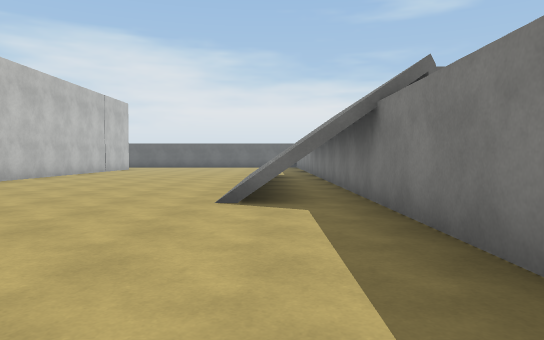
[1] (above)

24 first-person views from a walk through a 3-D level made in the Unity game engine. The camera is 1.2 m above the floor, tilts 2° down and sees 70° across. The floor is counted in squares, 2 m on a side. Each view is taken from the middle of a square. On the plan, view 1 faces up. The plan holds only what a view shows up to about 11 squares ahead; the rest is blank. The place goes on beyond the plan. The player is left out. Surface patterns are stand-ins for the level's own textures.

[2]
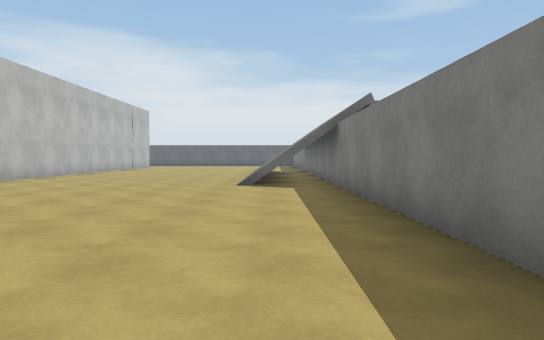

[3]
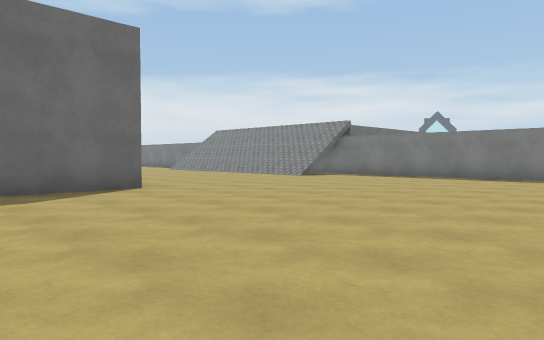

[4]
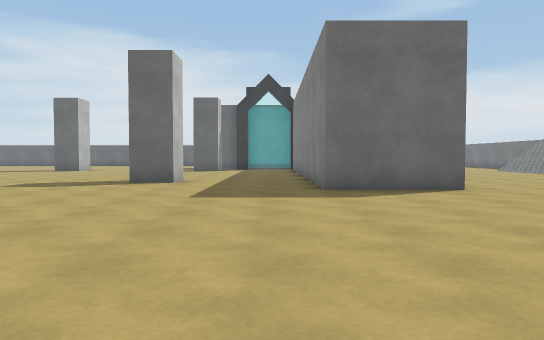

[5]
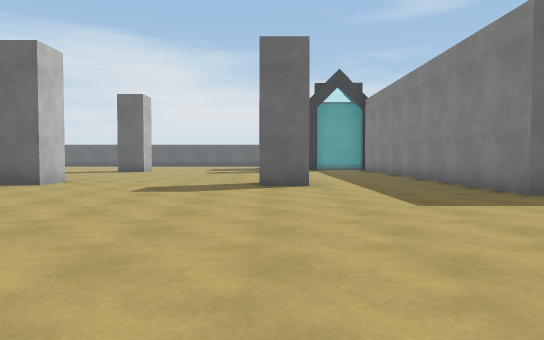

[6]
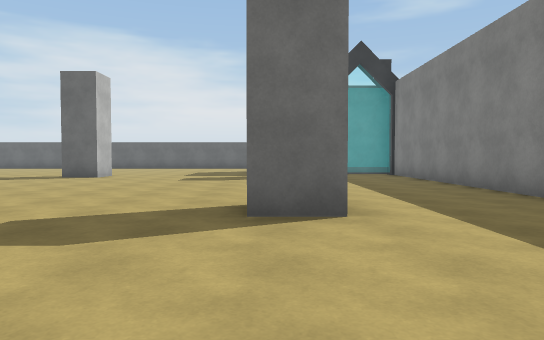

[7]
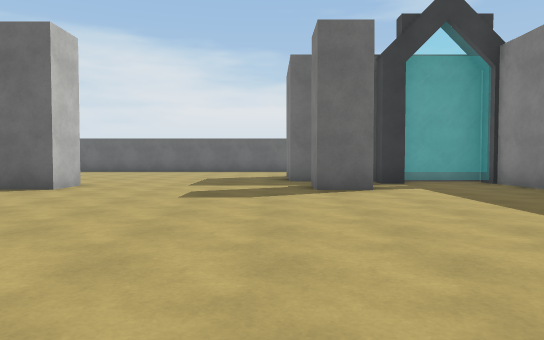

[8]
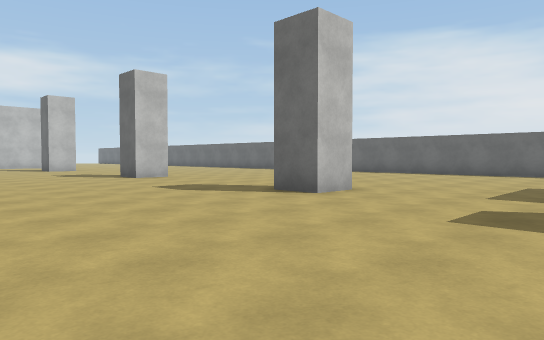

[9]
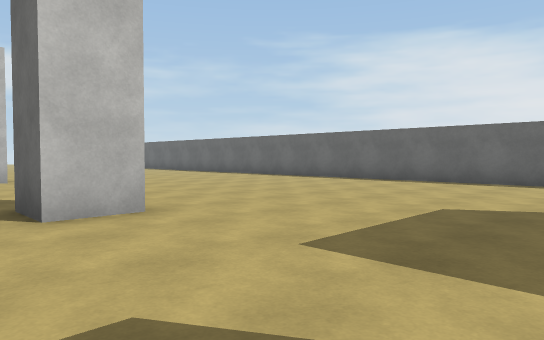

[10]
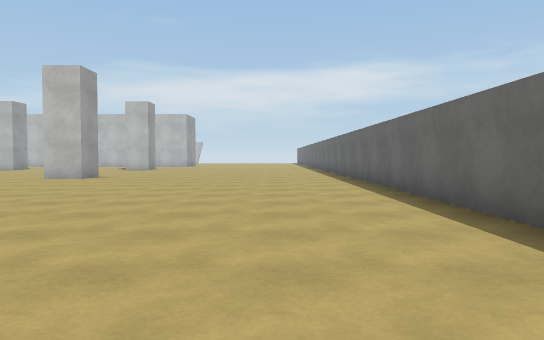

[11]
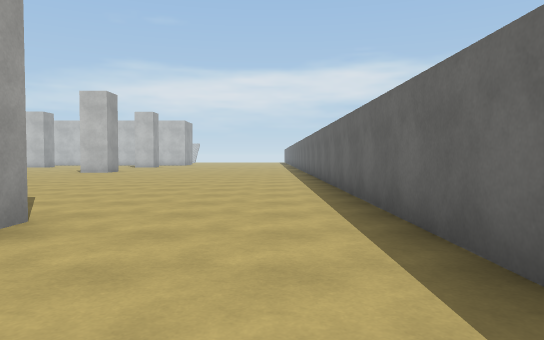

[12]
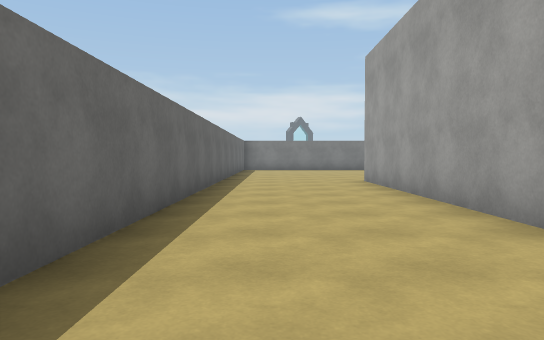

[13]
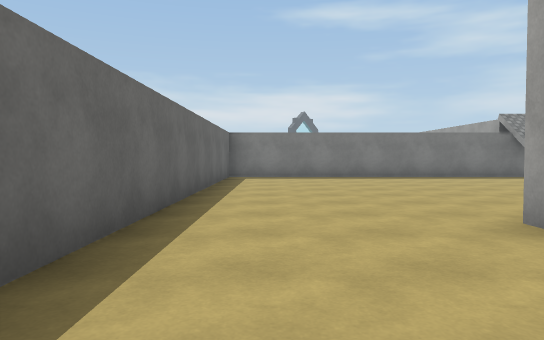

[14]
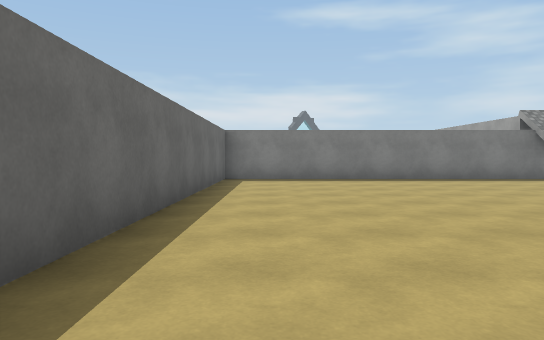

[15]
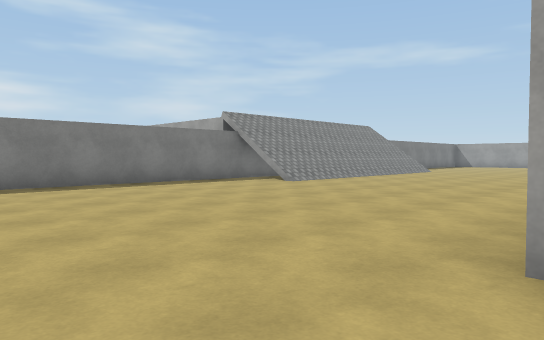

[16]
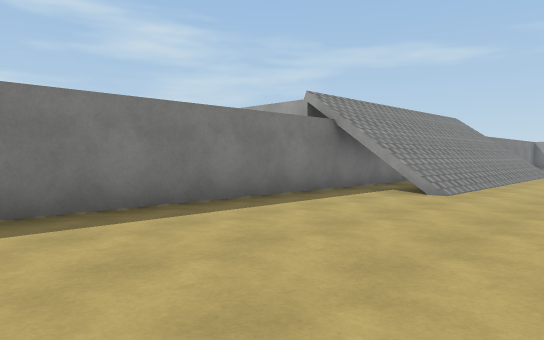

[17]
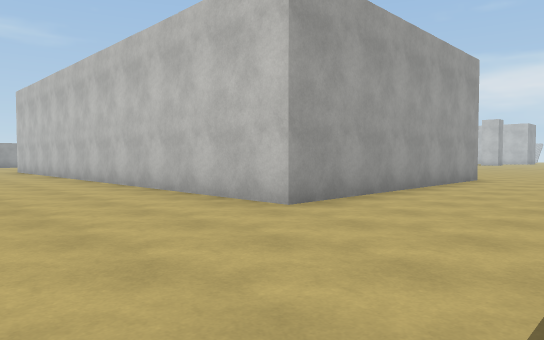

[18]
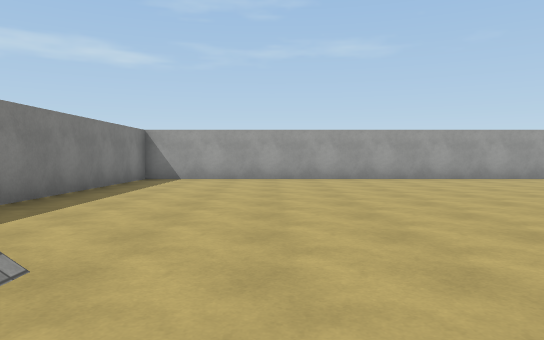

[19]
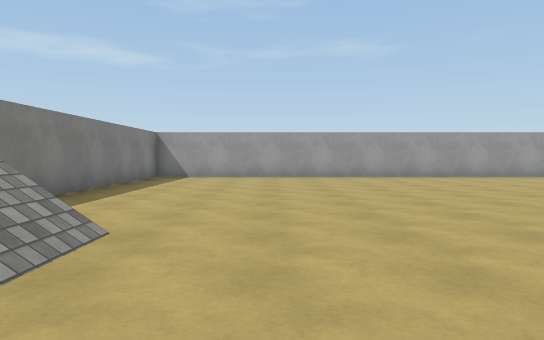

[20]
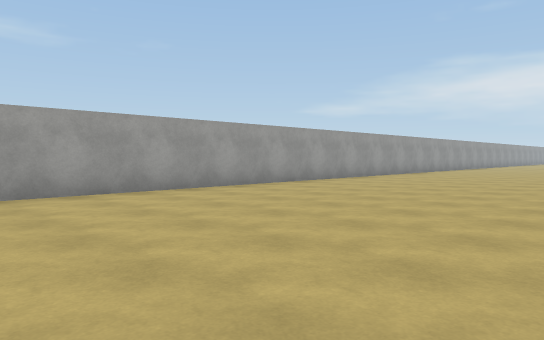

[21]
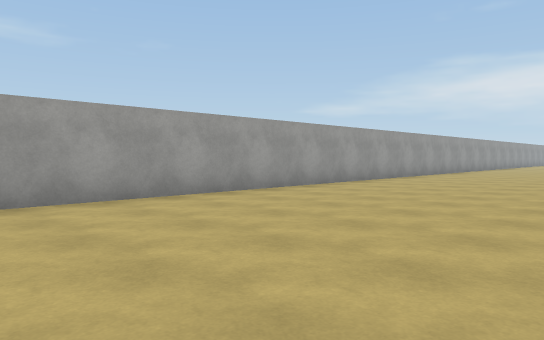

[22]
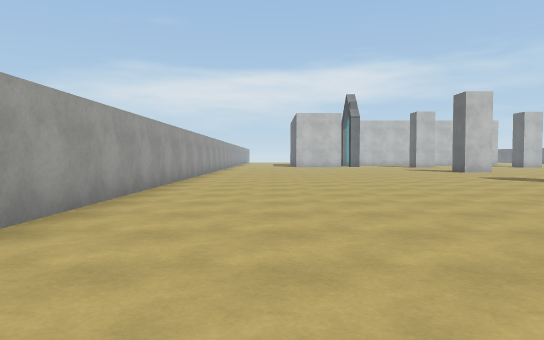

[23]
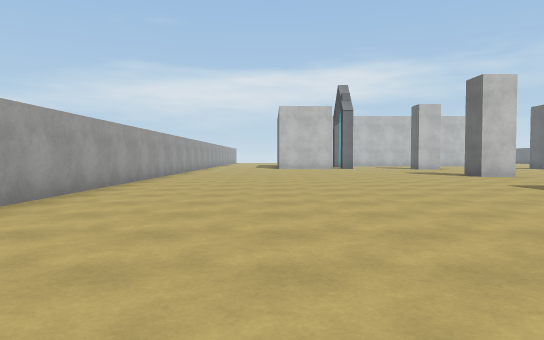

[24]
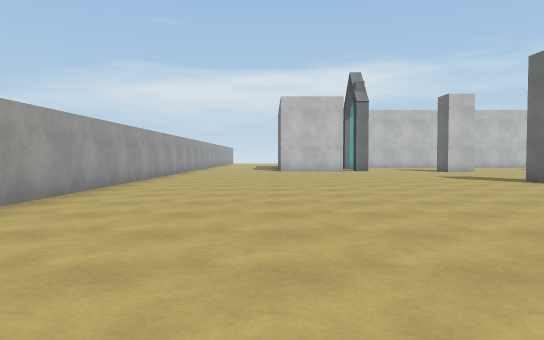

### Floor plan
Points are (right, up) in squares from view 1. A wall is a line through its corners. A room is listed if a view was taken in it or the views show most of it. See-through windows are left out.
Room 1 (views 1, 2, 3, 4, 5, 6, 7, 8, 9, 10, 11, 12, 13, 14, 15, 16, 17, 18, 19, 20, 21, 22, 23, 24)
walls: (-12.2, 6.9) (-12.2, 5.8) (-13.2, 5.8); (-12.1, 13) (-13.2, 13) (-13.2, 13.8); (-17.9, 7.1) (-17.9, 6.1) (-18.8, 6.1); (-17.9, 14.1) (-17.9, 13) (-19, 13); (-6.5, 3.9) (-9, 3.9) (-9, 15.2) (-13.6, 15.2) (-13.6, 16.6); (-13.6, 17.8) (-6.5, 17.8) (-6.5, 6.3); (-24.8, 6.1) (-25.5, 6.1); (-25, 14) (-24.3, 14) (-24.3, 12.9); (-27.1, -3.2) (1.3, -3.2) (1.3, 21.2) (-25, 21.2)
objects: other object (-11, 15)

Where each view was taken, in squares from view 1:
view 1: 0 up, 0 right, facing up
view 2: 3 down, 0 right, facing up
view 3: 3 down, 10 left, facing up-right
view 4: 3 down, 10 left, facing up
view 5: 2 down, 13 left, facing up
view 6: 2 up, 13 left, facing up
view 7: 6 up, 14 left, facing up
view 8: 8 up, 14 left, facing up-left
view 9: 12 up, 14 left, facing up-left
view 10: 19 up, 14 left, facing left
view 11: 20 up, 10 left, facing left
view 12: 20 up, 16 left, facing right
view 13: 20 up, 10 left, facing right
view 14: 20 up, 9 left, facing right
view 15: 20 up, 7 left, facing down-right
view 16: 19 up, 3 left, facing down-right
view 17: 21 up, 3 left, facing down-left
view 18: 7 up, 2 left, facing down
view 19: 8 up, 2 left, facing down
view 20: 3 up, 3 left, facing down-left
view 21: 2 up, 6 left, facing down-left
view 22: 1 down, 10 left, facing left
view 23: 0 up, 13 left, facing left
view 24: 0 up, 16 left, facing left
